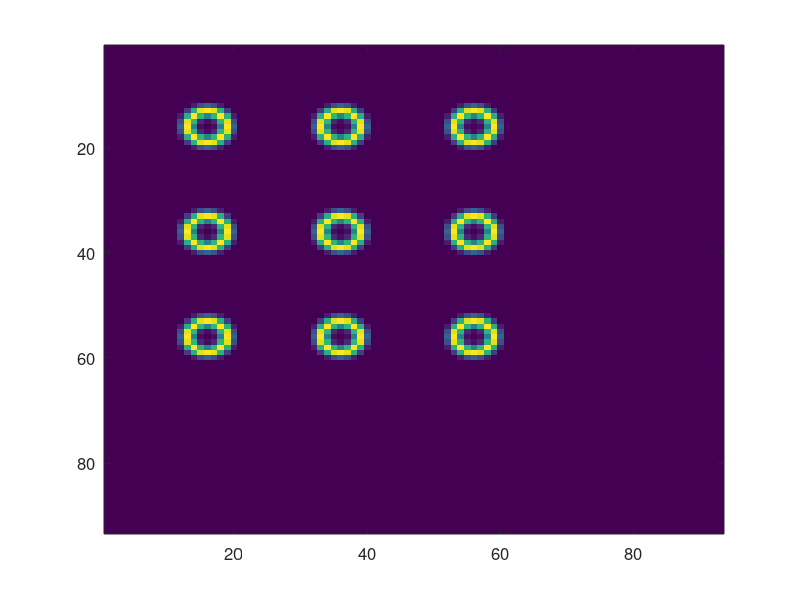
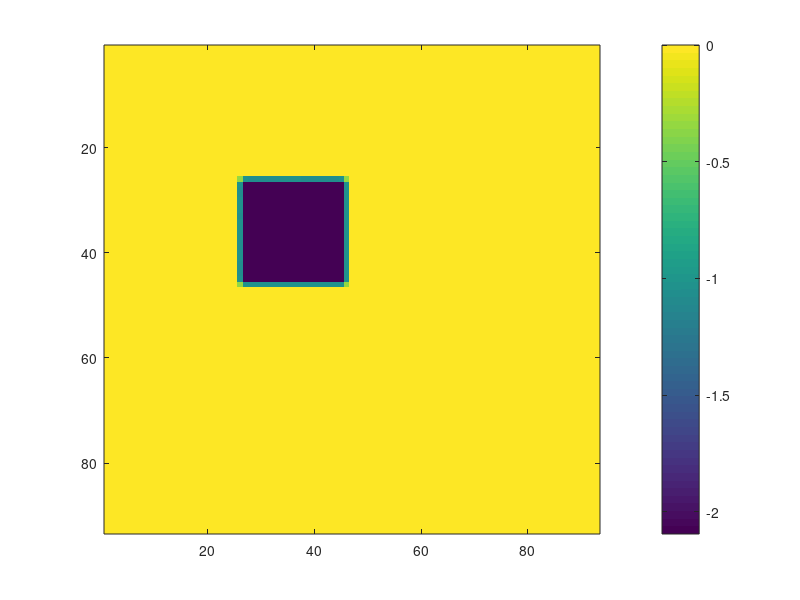

Write the MATLAB code that produced these figures, in order. (Note: this script raises an error after producing the figures.)
clc;
clear all;
close all;

%% define a backbone
global lambda k AmpImage N M meshSize z;
N = 3; %3by3
space = 200e-6; %Spacing between elements
z = 1000e-6; % Distance of Image plane from the resonator plane

lambda = 1.550e-6;
k = 2 * pi / lambda;

Amp_sample = ones(N, N);
Phase_sample = [0	0	0
0	-2.09439510239320	0
0	0	0];

% sizeOfResonator = 10e-6; %10um.
spotSize = 30e-6;
scatterSize = 10e-6;
meshSize = 10000E-9;
scatterNum = 30;

boundary = 00e-6;

nearFields{N, N} = 0;

totalMesh = (space + boundary + spotSize) * (N + 1) / meshSize;

[xsNear, ysNear] = meshgrid((0:totalMesh) .* meshSize); % defining near field grid + xN/2

nearField = 0;

%% Generate the sample plane profile
for col = 1:N

    for row = 1:N

        for num = 1:scatterNum
%             from 0 to 2pi: 
            theta = (num-1)*2*pi/scatterNum;
            nearFields{row, col} = Amp_sample(row, col) * ...
                (exp((-((xsNear - boundary * 2 - (col - 0.25) * space + spotSize*cos(theta)).^2 + ...
                (ysNear - boundary * 2 - (row - 0.25) * space + spotSize*sin(theta)).^2) / (scatterSize^2))) * ...
                exp(1i * Phase_sample(row, col)));
            nearField = nearField + nearFields{row, col};
            
        end

    end

end

figure;
imagesc(abs(nearField));
set(gcf, 'Position', [00, 00, 350, 300])
set(gca, 'FontSize', 12)% Font Size

figure;
imagesc(angle(nearField));
colorbar

%% calculate the hologram
E_holo = HologramHelperClass2.supperposition(conj(HologramHelperClass2.normalize(nearField)));

figure;
imagesc(abs((E_holo.*E_holo)));
set(gcf, 'Position', [00, 00, 350, 300])
set(gca,'FontSize', 12) % Font Size

figure;
imagesc(angle(E_holo));
